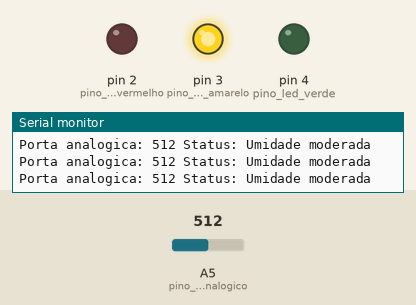
The sketch below on a simulated Arduino Uno, built with avr-gcc and run on an emulated ATmega328P. Parts: output pins drawn as LEDs (lit = HIGH), the last lines printed to the serial monitor. The test bench sets the inputs (shaded band); at power-on: A5 (pino_sinal_analogico) = 512.

Above: at 1.2 s.
1.3 s: A5 (pino_sinal_analogico) set to 390
At 2.3 s:
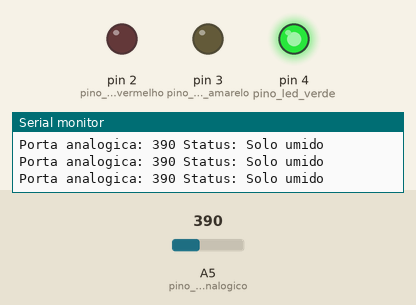
2.8 s: A5 (pino_sinal_analogico) set to 810
At 3.7 s:
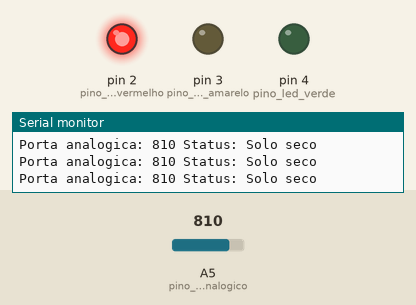
4.3 s: A5 (pino_sinal_analogico) set to 790
At 5.2 s:
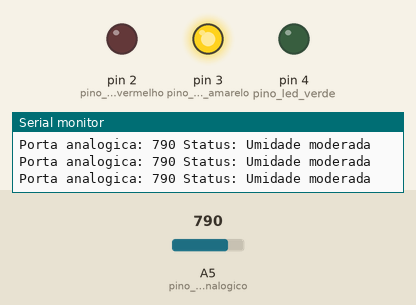
5.8 s: A5 (pino_sinal_analogico) set to 900
At 6.7 s:
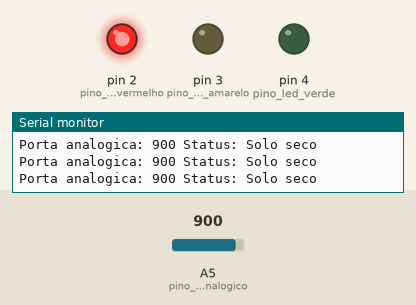
Timing chart, 0 to 8.3 s (numbered marks = the images above; inputs shaded):
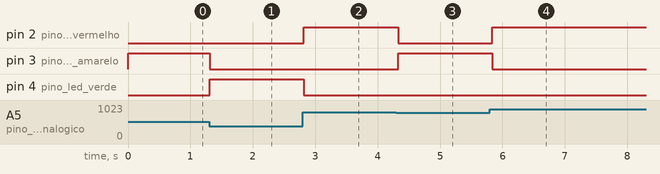

Measured:
- after the input at 1.3 s, pin 3 (pino_led_amarelo): HIGH → LOW at once; pin 4 (pino_led_verde): LOW → HIGH at once
- after the input at 2.8 s, pin 2 (pino_led_vermelho): LOW → HIGH at once; pin 4 (pino_led_verde): HIGH → LOW at once
- after the input at 4.3 s, pin 2 (pino_led_vermelho): HIGH → LOW at once; pin 3 (pino_led_amarelo): LOW → HIGH at once
- after the input at 5.8 s, pin 2 (pino_led_vermelho): LOW → HIGH at once; pin 3 (pino_led_amarelo): HIGH → LOW at once

The sketch:

projeto_introeca_sensor_de_umidade_do_solo1.ino
```cpp
#define pino_sinal_analogico A5
#define pino_led_vermelho 2
#define pino_led_amarelo 3
#define pino_led_verde 4

int valor_analogico;

void setup()
{
  Serial.begin(9600);
  pinMode(pino_sinal_analogico, INPUT);
  pinMode(pino_led_vermelho, OUTPUT);
  pinMode(pino_led_amarelo, OUTPUT);
  pinMode(pino_led_verde, OUTPUT);
}

void loop()
{
  //Le o valor do pino A5 do sensor
  valor_analogico = analogRead(pino_sinal_analogico);

  //Mostra o valor da porta analogica no serial monitor
  Serial.print("Porta analogica: ");
  Serial.print(valor_analogico);

  //Solo umido, acende o led verde
  if (valor_analogico > 0 && valor_analogico < 400)
  {
    Serial.println(" Status: Solo umido");
    apagaleds();
    digitalWrite(pino_led_verde, HIGH);
  }

  //Solo com umidade moderada, acende led amarelo
  if (valor_analogico > 400 && valor_analogico < 800)
  {
    Serial.println(" Status: Umidade moderada");
    apagaleds();
    digitalWrite(pino_led_amarelo, HIGH);
  }

  //Solo seco, acende led vermelho
  if (valor_analogico > 800 && valor_analogico < 1024)
  {
    Serial.println(" Status: Solo seco");
    apagaleds();
    digitalWrite(pino_led_vermelho, HIGH);
  }
  delay(100);
}

void apagaleds()
{
  digitalWrite(pino_led_vermelho, LOW);
  digitalWrite(pino_led_amarelo, LOW);
  digitalWrite(pino_led_verde, LOW);
}
```
